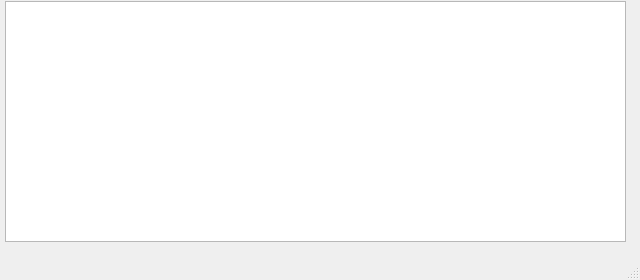
<?xml version="1.0" encoding="UTF-8"?>
<ui version="4.0">
 <class>MainWindow</class>
 <widget class="QMainWindow" name="MainWindow">
  <property name="geometry">
   <rect>
    <x>0</x>
    <y>0</y>
    <width>640</width>
    <height>280</height>
   </rect>
  </property>
  <property name="windowTitle">
   <string>MainWindow</string>
  </property>
  <widget class="QWidget" name="centralwidget">
   <widget class="QTableWidget" name="tableWidget">
    <property name="geometry">
     <rect>
      <x>5</x>
      <y>1</y>
      <width>621</width>
      <height>241</height>
     </rect>
    </property>
   </widget>
  </widget>
  <widget class="QMenuBar" name="menubar">
   <property name="geometry">
    <rect>
     <x>0</x>
     <y>0</y>
     <width>640</width>
     <height>18</height>
    </rect>
   </property>
  </widget>
  <widget class="QStatusBar" name="statusbar"/>
 </widget>
 <resources/>
 <connections/>
</ui>
